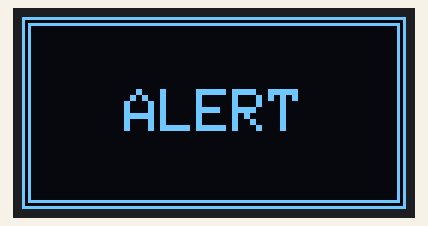
Recording of a sketch running on a simulated ESP32. Parts: 128×64 one-colour display.

Above: at 0.1 s.

The sketch:

OLED.ino
```cpp
#include <Wire.h>
#include <Adafruit_GFX.h>
#include <Adafruit_SSD1306.h>

#define SCREEN_WIDTH 128
#define SCREEN_HEIGHT 64

// OLED reset pin (not used)
#define OLED_RESET -1

Adafruit_SSD1306 display(SCREEN_WIDTH, SCREEN_HEIGHT, &Wire, OLED_RESET);

void setup() {
  Serial.begin(115200);
  Wire.begin(21, 22); // SDA, SCL for ESP32

  if (!display.begin(SSD1306_SWITCHCAPVCC, 0x3C)) {
    Serial.println("SSD1306 init failed");
    while (true);
  }

  display.clearDisplay();

  // Draw outer border
  display.drawRect(0, 0, SCREEN_WIDTH, SCREEN_HEIGHT, SSD1306_WHITE);

  // Draw inner border (optional)
  display.drawRect(2, 2, SCREEN_WIDTH - 4, SCREEN_HEIGHT - 4, SSD1306_WHITE);

  // Set text properties
  display.setTextSize(2);  // 2x scale
  display.setTextColor(SSD1306_WHITE);

  // Calculate center position
  const char* text = "ALERT";
  int16_t x1, y1;
  uint16_t w, h;
  display.getTextBounds(text, 0, 0, &x1, &y1, &w, &h);

  int16_t x = (SCREEN_WIDTH - w) / 2;
  int16_t y = (SCREEN_HEIGHT - h) / 2;

  display.setCursor(x, y);
  display.println(text);

  display.display(); // Show everything
}

void loop() {
  // Nothing to do here
}
```
